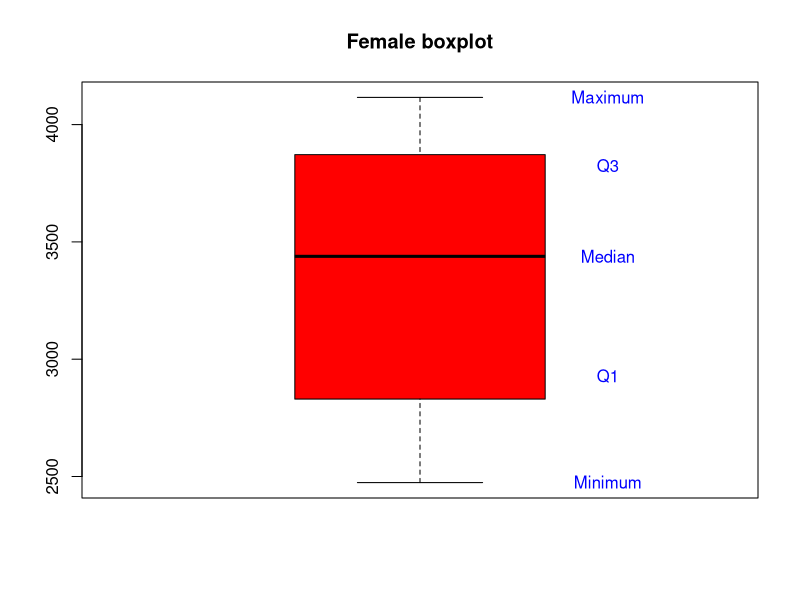
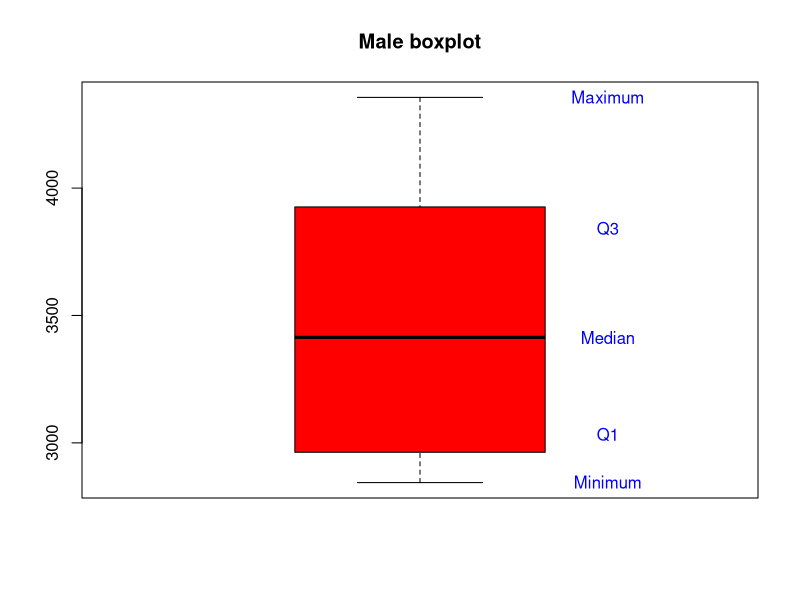

R code for these plots, in order:
x <- c(2474, 2547, 2830, 3219, 3429, 3448, 3677, 3872, 4001, 4116)
y <- c(2844, 2863, 2963, 3239, 3379, 3449, 3582, 3926, 4151, 4356)

#Female
mean(x)
var(x)
sd(x)

#Male
mean(y)
var(y)
sd(y)


boxplot(x, col = "red", main = "Female boxplot")
text(1.3, quantile(x), c("Minimum", "Q1", "Median", "Q3", "Maximum"), col = "blue") # nolint

boxplot(y, col = "red", main = "Male boxplot")
text(1.3, quantile(y), c("Minimum", "Q1", "Median", "Q3", "Maximum"), col = "blue") # nolint

#coefficient of variations
sd(x) / mean(x)
sd(y) / mean(y)
